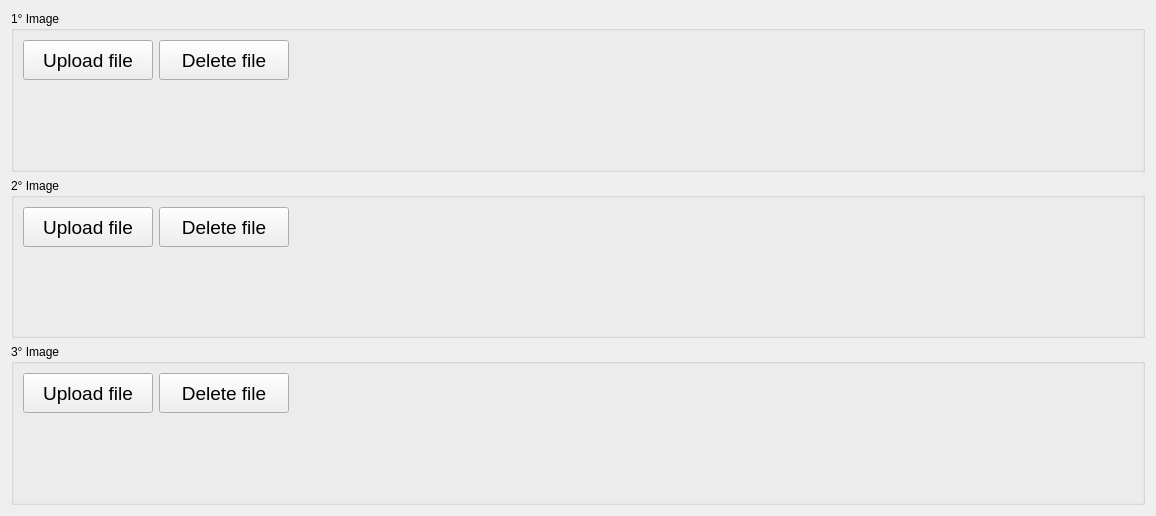
              <widget class="QWidget" name="scrollAreaWidgetContents_12">
               <property name="geometry">
                <rect>
                 <x>0</x>
                 <y>0</y>
                 <width>1156</width>
                 <height>516</height>
                </rect>
               </property>
               <layout class="QGridLayout" name="gridLayout_56">
                <item row="0" column="0">
                 <layout class="QVBoxLayout" name="verticalLayout_51">
                  <item>
                   <widget class="QGroupBox" name="groupBox_29">
                    <property name="title">
                     <string>1° Image</string>
                    </property>
                    <layout class="QGridLayout" name="gridLayout_49">
                     <item row="0" column="0">
                      <layout class="QHBoxLayout" name="horizontalLayout_82">
                       <property name="sizeConstraint">
                        <enum>QLayout::SetMinimumSize</enum>
                       </property>
                       <item>
                        <widget class="QPushButton" name="button_open_file_one">
                         <property name="sizePolicy">
                          <sizepolicy hsizetype="Fixed" vsizetype="Fixed">
                           <horstretch>0</horstretch>
                           <verstretch>0</verstretch>
                          </sizepolicy>
                         </property>
                         <property name="minimumSize">
                          <size>
                           <width>130</width>
                           <height>40</height>
                          </size>
                         </property>
                         <property name="maximumSize">
                          <size>
                           <width>130</width>
                           <height>40</height>
                          </size>
                         </property>
                         <property name="font">
                          <font>
                           <pointsize>14</pointsize>
                          </font>
                         </property>
                         <property name="text">
                          <string>Upload file</string>
                         </property>
                        </widget>
                       </item>
                       <item>
                        <widget class="QPushButton" name="button_delete_file_one">
                         <property name="sizePolicy">
                          <sizepolicy hsizetype="Fixed" vsizetype="Fixed">
                           <horstretch>0</horstretch>
                           <verstretch>0</verstretch>
                          </sizepolicy>
                         </property>
                         <property name="minimumSize">
                          <size>
                           <width>130</width>
                           <height>40</height>
                          </size>
                         </property>
                         <property name="maximumSize">
                          <size>
                           <width>130</width>
                           <height>40</height>
                          </size>
                         </property>
                         <property name="font">
                          <font>
                           <pointsize>14</pointsize>
                          </font>
                         </property>
                         <property name="text">
                          <string>Delete file</string>
                         </property>
                        </widget>
                       </item>
                       <item>
                        <spacer name="horizontalSpacer_41">
                         <property name="orientation">
                          <enum>Qt::Horizontal</enum>
                         </property>
                         <property name="sizeHint" stdset="0">
                          <size>
                           <width>40</width>
                           <height>20</height>
                          </size>
                         </property>
                        </spacer>
                       </item>
                      </layout>
                     </item>
                     <item row="1" column="0">
                      <widget class="QLabel" name="label_image_pic_one">
                       <property name="text">
                        <string/>
                       </property>
                      </widget>
                     </item>
                    </layout>
                   </widget>
                  </item>
                  <item>
                   <widget class="QGroupBox" name="groupBox_31">
                    <property name="title">
                     <string>2° Image</string>
                    </property>
                    <layout class="QGridLayout" name="gridLayout_53">
                     <item row="0" column="0">
                      <layout class="QVBoxLayout" name="verticalLayout_49">
                       <item>
                        <layout class="QHBoxLayout" name="horizontalLayout_78">
                         <item>
                          <widget class="QPushButton" name="button_open_file_two">
                           <property name="minimumSize">
                            <size>
                             <width>130</width>
                             <height>40</height>
                            </size>
                           </property>
                           <property name="maximumSize">
                            <size>
                             <width>130</width>
                             <height>40</height>
                            </size>
                           </property>
                           <property name="font">
                            <font>
                             <pointsize>14</pointsize>
                            </font>
                           </property>
                           <property name="text">
                            <string>Upload file</string>
                           </property>
                          </widget>
                         </item>
                         <item>
                          <widget class="QPushButton" name="button_delete_file_two">
                           <property name="minimumSize">
                            <size>
                             <width>130</width>
                             <height>40</height>
                            </size>
                           </property>
                           <property name="maximumSize">
                            <size>
                             <width>130</width>
                             <height>40</height>
                            </size>
                           </property>
                           <property name="font">
                            <font>
                             <pointsize>14</pointsize>
                            </font>
                           </property>
                           <property name="text">
                            <string>Delete file</string>
                           </property>
                          </widget>
                         </item>
                         <item>
                          <spacer name="horizontalSpacer_42">
                           <property name="orientation">
                            <enum>Qt::Horizontal</enum>
                           </property>
                           <property name="sizeHint" stdset="0">
                            <size>
                             <width>40</width>
                             <height>20</height>
                            </size>
                           </property>
                          </spacer>
                         </item>
                        </layout>
                       </item>
                       <item>
                        <widget class="QLabel" name="label_image_pic_two">
                         <property name="text">
                          <string/>
                         </property>
                        </widget>
                       </item>
                      </layout>
                     </item>
                    </layout>
                   </widget>
                  </item>
                  <item>
                   <widget class="QGroupBox" name="groupBox_32">
                    <property name="title">
                     <string>3° Image</string>
                    </property>
                    <layout class="QGridLayout" name="gridLayout_55">
                     <item row="0" column="0">
                      <layout class="QVBoxLayout" name="verticalLayout_50">
                       <item>
                        <layout class="QHBoxLayout" name="horizontalLayout_94">
                         <item>
                          <widget class="QPushButton" name="button_open_file_three">
                           <property name="minimumSize">
                            <size>
                             <width>130</width>
                             <height>40</height>
                            </size>
                           </property>
                           <property name="maximumSize">
                            <size>
                             <width>130</width>
                             <height>40</height>
                            </size>
                           </property>
                           <property name="font">
                            <font>
                             <pointsize>14</pointsize>
                            </font>
                           </property>
                           <property name="text">
                            <string>Upload file</string>
                           </property>
                          </widget>
                         </item>
                         <item>
                          <widget class="QPushButton" name="button_delete_file_three">
                           <property name="minimumSize">
                            <size>
                             <width>130</width>
                             <height>40</height>
                            </size>
                           </property>
                           <property name="maximumSize">
                            <size>
                             <width>130</width>
                             <height>40</height>
                            </size>
                           </property>
                           <property name="font">
                            <font>
                             <pointsize>14</pointsize>
                            </font>
                           </property>
                           <property name="text">
                            <string>Delete file</string>
                           </property>
                          </widget>
                         </item>
                         <item>
                          <spacer name="horizontalSpacer_43">
                           <property name="orientation">
                            <enum>Qt::Horizontal</enum>
                           </property>
                           <property name="sizeHint" stdset="0">
                            <size>
                             <width>40</width>
                             <height>20</height>
                            </size>
                           </property>
                          </spacer>
                         </item>
                        </layout>
                       </item>
                       <item>
                        <widget class="QLabel" name="label_image_pic_three">
                         <property name="text">
                          <string/>
                         </property>
                        </widget>
                       </item>
                      </layout>
                     </item>
                    </layout>
                   </widget>
                  </item>
                 </layout>
                </item>
               </layout>
              </widget>
